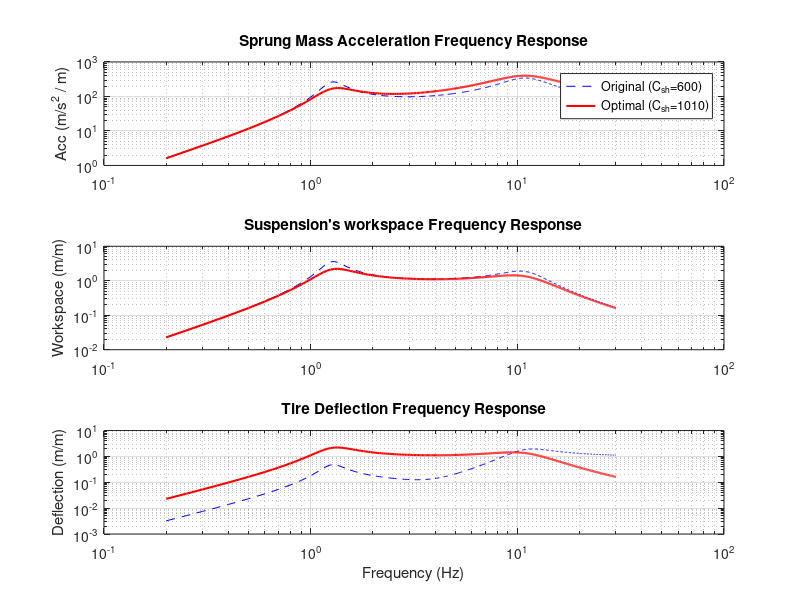

Recreate this plot in MATLAB.
clc
clear
close all

ms = 240;
mus = 32;
Ksh = 17000;
Ktr = 136000;
Ct = 500;
Csh_old = 600;
Csh_opt = 1010;

f = 0.2:0.05:30;
omega = 2*pi*f;

FR_acc_old = zeros(size(f));  
FR_acc_new = zeros(size(f));  
FR_andaze_old = zeros(size(f));
FR_andaze_new = zeros(size(f));
FR_tire_old = zeros(size(f));
FR_tire_new = zeros(size(f));

M = [ms,0;0,mus];

for i = 1:length(f)
    w = omega(i);
    K = [Ksh,-Ksh;-Ksh,Ksh+Ktr];
    
    %Old
    C_old = [Csh_old,-Csh_old;-Csh_old,Csh_old+Ct];
    F_old = [0;Ktr+1i*w*Ct];
    H_old = (-w^2*M+1i*w*C_old+K)\F_old;
    FR_acc_old(i) = abs(-w^2*H_old(1));
    FR_andaze_old(i) = abs(H_old(1)-H_old(2));
    FR_tire_old(i) = abs(H_old(2)-1);
    
    %New(Optimal)
    C_new = [Csh_opt,-Csh_opt;-Csh_opt,Csh_opt+Ct];
    F_new = [0;Ktr+1i*w*Ct];
    H_new = (-w^2*M+1i*w*C_new+K)\F_new;
    FR_acc_new(i) = abs(-w^2*H_new(1));
    FR_andaze_new(i) = abs(H_new(1)-H_new(2));
    FR_tire_new(i) = abs(H_new(2)-1);
end

figure
subplot(3,1,1)
loglog(f,FR_acc_old,'b--',f,FR_acc_new,'r-','LineWidth',1.5);
title('Sprung Mass Acceleration Frequency Response')
ylabel('Acc (m/s^2 / m)')
legend('Original (C_{sh}=600)','Optimal (C_{sh}=1010)') 
grid on

subplot(3,1,2)
loglog(f,FR_andaze_old,'b--', f,FR_andaze_new,'r-','LineWidth',1.5);
title("Suspension's workspace Frequency Response")
ylabel('Workspace (m/m)')
grid on

subplot(3,1,3)
loglog(f,FR_tire_old,'b--',f,FR_andaze_new,'r-','LineWidth',1.5);
title('Tire Deflection Frequency Response')
xlabel('Frequency (Hz)')
ylabel('Deflection (m/m)')
grid on
%Parsa Shahrstani/40226059/Project2/Code5_1
